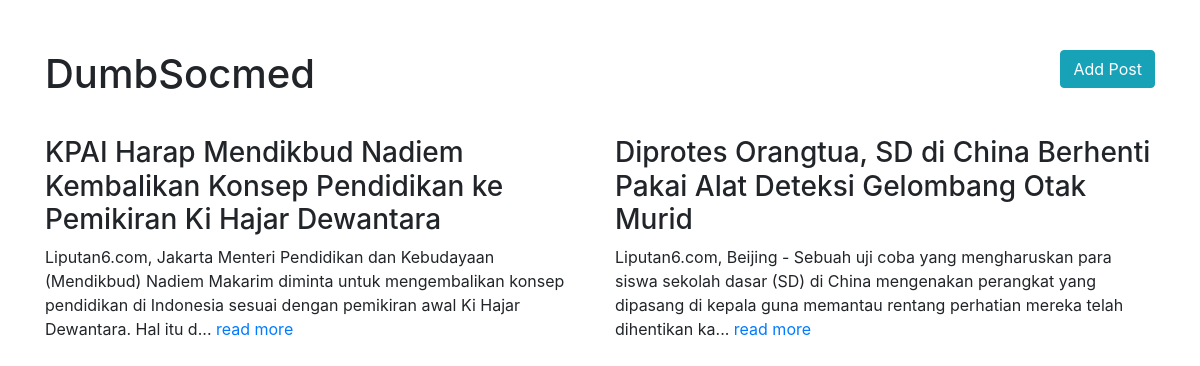
The page / on the database its author committed.
### tables this page shows
CREATE TABLE IF NOT EXISTS `post_tb` (
  `post_id` int(5) NOT NULL AUTO_INCREMENT,
  `title` varchar(225) NOT NULL,
  `content` text NOT NULL,
  `createdBy` int(5) NOT NULL,
  PRIMARY KEY (`post_id`),
  KEY `content` (`createdBy`),
  CONSTRAINT `fk_post` FOREIGN KEY (`createdBy`) REFERENCES `user_tb` (`user_id`) ON DELETE CASCADE ON UPDATE CASCADE
);

### index.php (the view, shortened to what this page needs)
<?php include_once 'koneksi.php'; ?>
<!DOCTYPE html>
<html>
<head>
	<link rel="stylesheet" type="text/css" href="assets/css/style.css">
	<link rel="stylesheet" type="text/css" href="assets/css/bootstrap.min.css">
</head>
<body>
	<div class="container">
		<div class="header clearfix">
			<h1 class="float-left">DumbSocmed</h1>
		<div class="float-right">
			<a class="btn btn-info" href="add_post.php">Add Post</a>
		</div>
	</div>
	<div class="main row flex-row">
		<?php
		$sql = "SELECT * FROM `post_tb`";
		$query = mysqli_query($conn,$sql); ?>
		<?php if (mysqli_num_rows($query)>0): ?>
		<?php while ($row = mysqli_fetch_assoc($query)): ?>
		<div class="flex-colomn col-md-6 float-left">
		<h3><?php echo $row['title']; ?></h3>
		<p><?php echo substr($row['content'],0,200); ?>... <a href="view_detail.php?id=<?php echo $row['post_id'] ?>">read more</a></p>
		</div>
		<?php endwhile ?>
		<?php else: ?>
		<?php die(mysqli_error($conn)) ?>
		<p>tidak ada data di tabel</p>
		<?php endif ?>
	</div>
	</div>
</body>
</html>

### assets/css/style.css (style rules this page uses)
.container .header { margin:50px 0 30px 0; }

### rows shown on the page
post_tb: title "KPAI Harap Mendikbud Nadiem Kembalikan Konsep Pendidikan ke Pemikiran Ki Hajar Dewantara", content "Liputan6.com, Jakarta Menteri Pendidikan dan Kebudayaan (Mendikbud) Nadiem Makarim diminta untuk mengembalikan konsep pendidikan di Indonesia sesuai dengan pemikiran awal Ki Hajar Dewantara. Hal itu d"
post_tb: title "Diprotes Orangtua, SD di China Berhenti Pakai Alat Deteksi Gelombang Otak Murid", content "Liputan6.com, Beijing - Sebuah uji coba yang mengharuskan para siswa sekolah dasar (SD) di China mengenakan perangkat yang dipasang di kepala guna memantau rentang perhatian mereka telah dihentikan ka"
